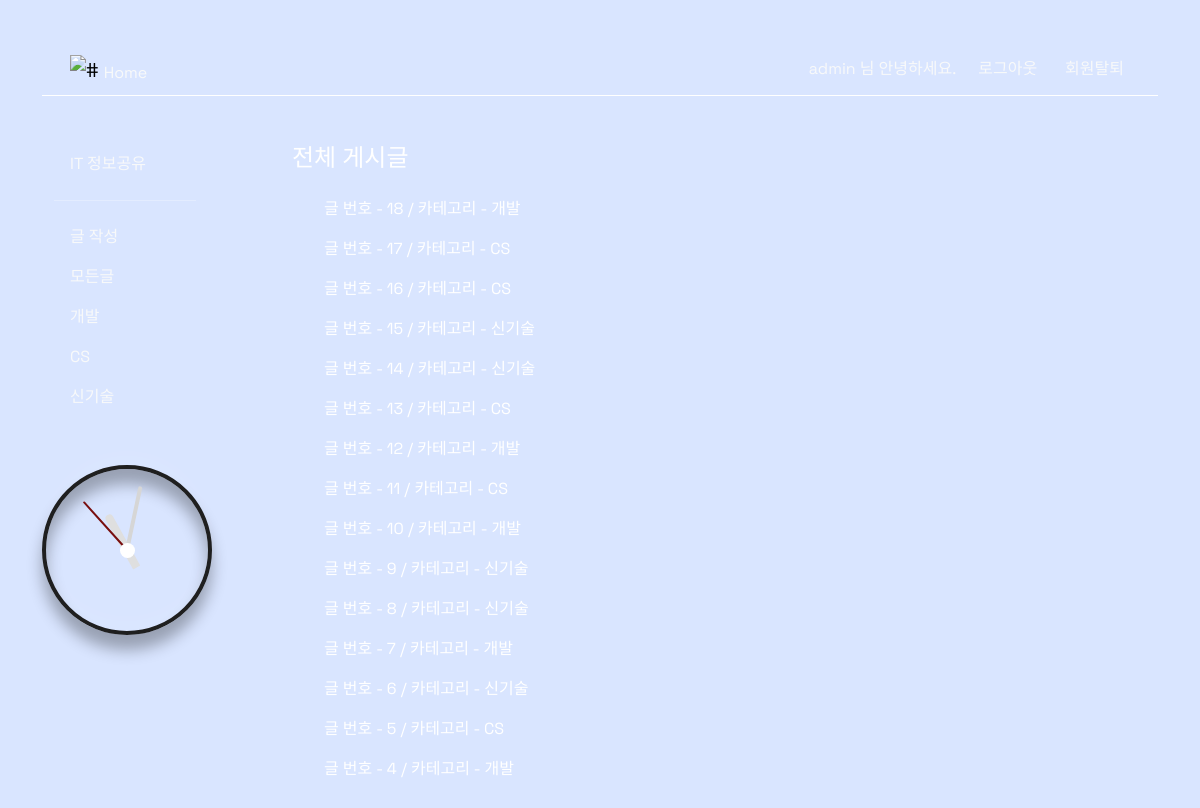
Page /posts/ (signed in) on the committed database.
### accounts/models.py (models this page shows)
class User(AbstractUser):
    birthday = models.DateField(null=True, blank=True)

### posts/models.py (models this page shows)
class Post(models.Model):
    title = models.CharField(max_length=80)
    content = models.TextField(null=False)
    category = models.CharField(max_length=20)
    deadline = models.DateField(null=True)
    created_at = models.DateTimeField(auto_now_add=True)
    updated_at = models.DateTimeField(auto_now=True)

### posts/views.py (the view)
# urls.py: path('', views.index, name='index'),
def index(request):
    posts = Post.objects.all().order_by('-pk')
    context = {
        'posts':posts,
    }
    return render(request, 'posts/index.html', context)

### posts/templates/posts/index.html
{% extends 'accounts/base.html' %}
{% block content %}
<div class="container-fluid d-flex flex-column">
    <h4> 전체 게시글</h4>
</div>
<div class="container-fluid d-flex flex-column mt-3">
    {% for post in posts %}
        <ul>
            <li class="spread-underline" style="list-style: none;">
                <a href="{% url 'posts:detail' post.pk %}">글 번호 - {{ post.pk }} / 카테고리 - {{ post.category }}</a>
            </li>
        </ul>
    {% endfor %}
</div>
{% endblock content %}

### accounts/templates/accounts/base.html (shortened to what this page needs)
<!doctype html>
<html lang="en">
  <head>
    <link href="https://cdn.jsdelivr.net/npm/bootstrap@5.3.0-alpha1/dist/css/bootstrap.min.css" rel="stylesheet"
>
  </head>
  <body>
    <div class="container-fluid">
        <header>
            <div class="container">
                <nav class="navbar mt-5 bg-body-primary">
                    <div class="container-fluid d-flex justify-content-start">
                        <a class="navbar-brand" href="{% url 'posts:index' %}">
                            <img src="https://cdn.discordapp.com/attachments/1052100027297841152/1093777273477398670/747589.png" alt="#" style="width:30px"> <span class="fs-6 align-bottom text-light">Home</span></a>
                    </div>
                    <div class="container-fluid d-flex justify-content-end">
                        <div class="d-flex me-3 text-light">
                        {% if request.user.is_authenticated %}
                        {{ user.username }} 님 안녕하세요.
                        </div>
                        <div class="d-flex">
                        <form action="{% url 'accounts:logout' %}" method="POST">
                            <input type="submit" value="로그아웃" class="text-light bg-transparent border-0 me-3">
                        </form>
                        <form action="{% url 'accounts:delete' %}" method="POST">
                            <input type="submit" value="회원탈퇴" class="text-light bg-transparent border-0">
                        </form>
                        </div>
                    </div>
                        {% else %}
                        <div class="d-flex">
                            <a href="{% url 'accounts:signup' %}" class="me-5">Join</a>
                            <a href="{% url 'accounts:login' %}">Login</a>
                        </div>
                      {% endif %}
                </nav>
            </div>
        </header>
        <main>
            <div class="container">
                <div class="row">
                    <div class="col-2">
                        <div class="container mt-5">
                            <ul class="nav flex-column">
                                <li class="nav-item">
                                    <a class="nav-link disabled text-light">IT 정보공유</a>
                                </li>
                                <hr>
                                {% if request.user.is_authenticated %}
                                <li class="nav-item">
                                    <a class="nav-link spread-underline text-light" href="{% url 'posts:create' %}">글 작성</a>
                                  </li>
                                {% endif %}
                                <li class="nav-item">
                                  <a class="nav-link spread-underline text-light" href="{% url 'posts:index' %}">모든글</a>
                                </li>
                                <li class="nav-item">
                                  <a class="nav-link spread-underline text-light" href="{% url 'posts:category' '개발' %}">개발</a>
                                </li>
                                <li class="nav-item">
                                  <a class="nav-link spread-underline text-light" href="{% url 'posts:category' 'CS' %}">CS</a>
                                </li>
                                <li class="nav-item">
                                    <a class="nav-link spread-underline text-light" href="{% url 'posts:category' '신기술' %}">신기술</a>
                                </li>
                            </ul>
                        </div>
                        <div class="clock mt-5">
                            <div class="hour">
                                <div class="hr" id="hr"></div>
                            </div>
                            <div class="min">
                                <div class="mn" id="mn"></div>
                            </div>
                            <div class="sec">
                                <div class="sc" id="sc"></div>
                            </div>
                        </div>
                    </div>
                    <div class="col-7 p-5">
                        <div class="container">
                        {% block content %}
                        {% endblock content %}
                        </div>
                    </div>
                </div>
            </div>
        </main>
    </div>
  </body>
</html>

### accounts/templates/accounts/base.html (style rules this page uses)
html { height: 100%; width: 100%; }
body { font-family: 'Space Grotesk', sans-serif; color: white; background-image: url(https://cdn.discordapp.com/attachments/1052100027297841152/1093772885170073722/pic.jpg); background-color: #D9E5FF; background-size: 100% 100%; border-radius: 2rem; object-fit: none; width: 100%; height: 100%; min-height: 150vh; }
a { text-decoration: none; color: white; }
.navbar { border-bottom: 1px solid white; display: flex; flex-wrap: nowrap; align-items: center; position: relative; justify-content: flex-end; padding: 0 1rem 5px; top: 0; }
.spread-underline { color: #333; text-decoration: none; position: relative; width: fit-content; }
.spread-underline:after { background: none repeat scroll 0 0 transparent; bottom: 0; content: ""; display: block; height: 2px; left: 50%; position: absolute; background: #FF4500; transition: width 0.3s ease 0s, left 0.3s ease 0s; width: 0; }
* { margin: 0; margin: 0; box-sizing: border-box; }
.clock { width: 170px; height: 170px; display: flex; justify-content: center; align-items: center; background-size: cover; border: 4px solid #1f1f1f; border-radius: 50%; box-shadow: 0 -15px 15px rgba(255, 255, 255, 0.05), inset 0 -15px 15px rgba(255, 255, 255, 0.05), 0 15px 15px rgba(0, 0, 0, 0.3), inset 0 15px 15px rgba(0, 0, 0, 0.3); }
.clock:before { content: ''; position: absolute ; width: 15px; height: 15px; background: #fff; border-radius: 50%; z-index: 1000; }
.clock .hour, .clock .min, .clock .sec { position: absolute; }
.clock .hour, .hr { width: 70px; height: 80px; }
.clock .min, .mn { width: 70px; height: 130px; }
.clock .sec, .sc { width: 90px; height: 130px; }
.hr, .mn, .sc { display: flex; justify-content: center; position: absolute; border-radius: 50%; }
.hr:before { content: ''; position: absolute; width: 8px; height: 60px; background: #dfdfdf; z-index: 10; border-radius: 6px 6px 0 0; }
.mn:before { content: ''; position: absolute; width: 4px; height: 60px; background: #d6d6d6; z-index: 10; border-radius: 6px 6px 0 0; }
.sc:before { content: ''; position: absolute; width: 2px; height: 60px; background: rgb(121, 15, 15); z-index: 12; border-radius: 6px 6px 0 0; }

### rows in the picture
User: username "admin"
Post: pk "18", category "개발"
Post: pk "17", category "CS"
Post: pk "16", category "CS"
Post: pk "15", category "신기술"
Post: pk "14", category "신기술"
Post: pk "13", category "CS"
Post: pk "12", category "개발"
Post: pk "11", category "CS"
Post: pk "10", category "개발"
Post: pk "9", category "신기술"
Post: pk "8", category "신기술"
Post: pk "7", category "개발"
Post: pk "6", category "신기술"
Post: pk "5", category "CS"
Post: pk "4", category "개발"
